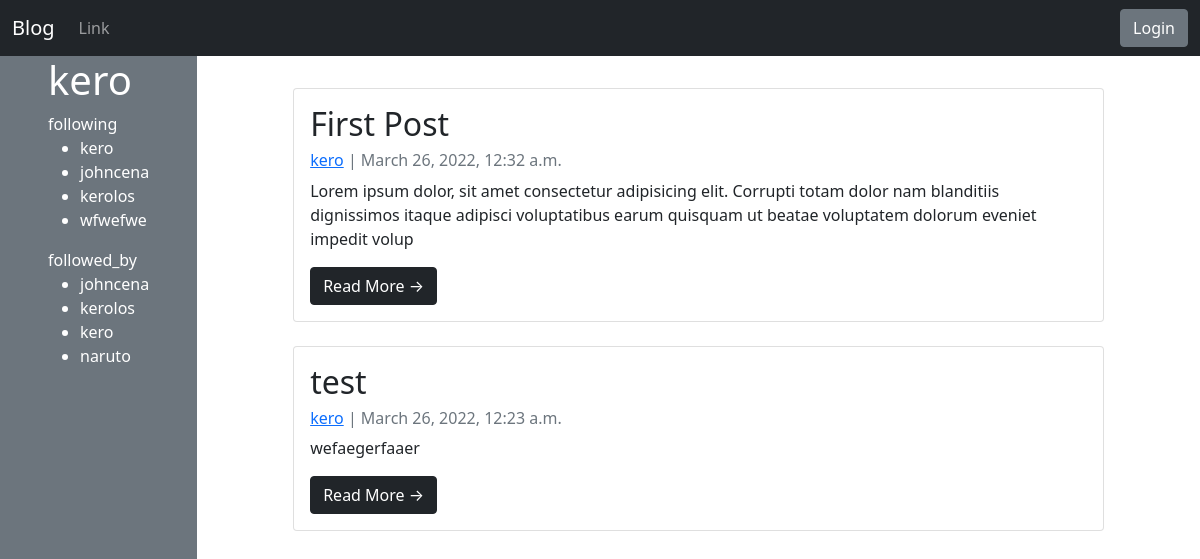
/accounts/user_profile/2/, run on an earlier commit of the app's database.
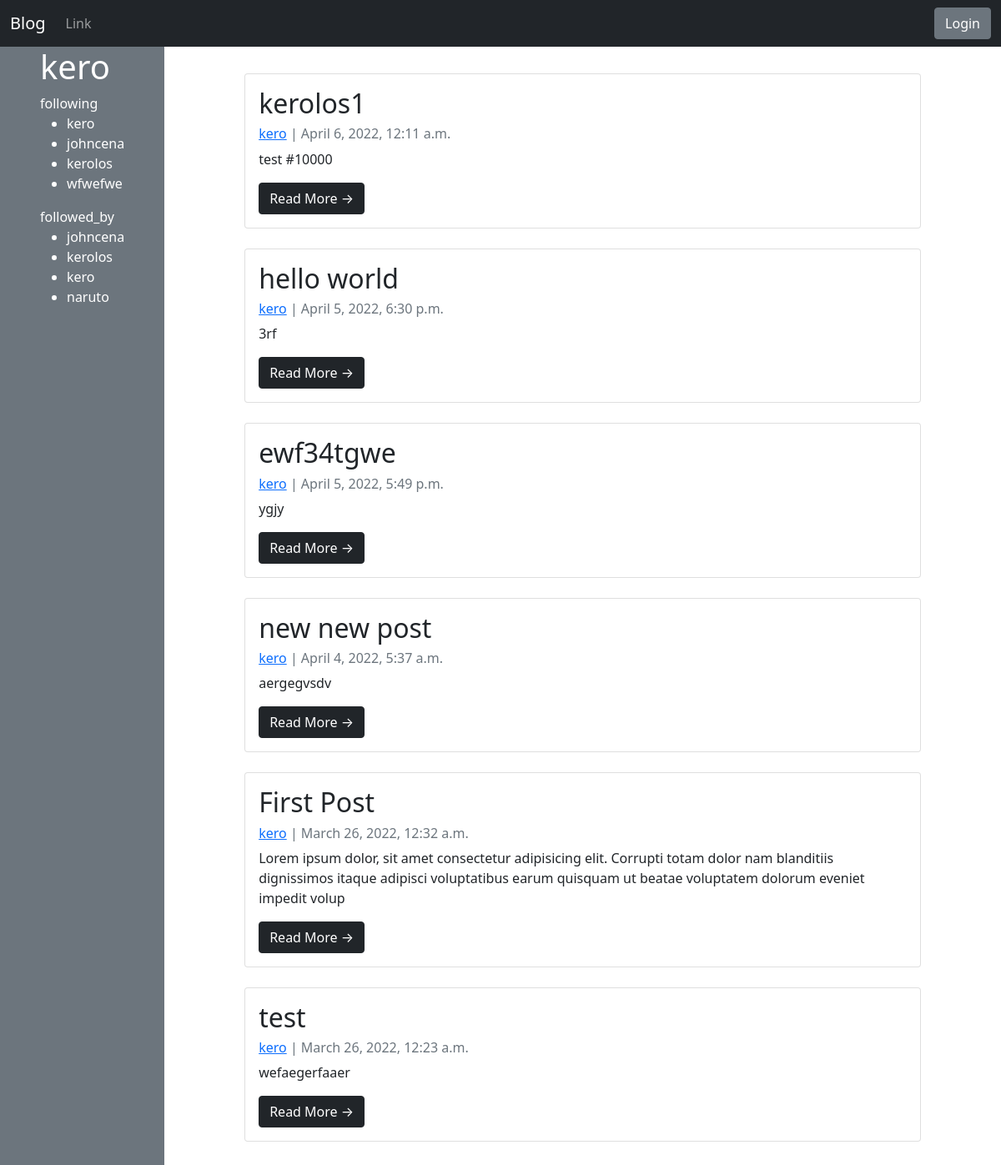
And on a later commit of the database.
### app/models.py (models this page shows)
class Profile(models.Model):
    user = models.OneToOneField(User, on_delete=models.CASCADE)
    bio = models.TextField()
    follows = models.ManyToManyField(
        "self",
        related_name="followed_by",
        symmetrical=False,
        blank=True
    )
    def __str__(self):
        return self.user.username

### main/models.py (models this page shows, shortened)
class Post(models.Model):
    title = models.CharField(max_length=255)
    author = models.ForeignKey(User, on_delete=models.CASCADE)
    slug = models.SlugField(null=True, blank=True)
    body = models.TextField()
    updated_on = models.DateTimeField(auto_now=True)
    created_on = models.DateTimeField(auto_now_add=True)
    status = models.IntegerField(choices=STATUS, default=0)
    class Meta:
        ordering = ['-created_on']

### app/views.py (the view)
# urls.py: path('user_profile/<int:user_id>/',
def user_profile(request, user_id):
    if Profile.objects.filter(user_id=user_id).exists():
        profile = Profile.objects.get(user_id=user_id)
        posts = Post.objects.filter(author=user_id)
        return render(request, 'user_profile.html', {'user': profile, 'posts': posts})
    else:
        return render(request, 'error_page.html')

### app/templates/user_profile.html (shortened to what this page needs)
{% extends "base.html" %} {%load static%} {% block content %}
{%if request.user.id == user.user_id%}
<div class="mw-100 d-flex flex-column flex-md-row p-0" id="myDIV">
  <div class="px-5 mw-100 bg-secondary text-white">
    <h1>{{user}}</h1>
    following
    <ul>
      {% for following in user.follows.all %}
      <li>{{ following }}</li>
      {% endfor %}
    </ul>
    followed_by
    <ul>
      {% for follower in user.followed_by.all %}
      <li>{{ follower }}</li>
      {% endfor %}
    </ul>
    <button class="btn btn-light mb-3">
      <a href="{%url 'profile'%}" style="text-decoration: none; color: black"
        >Edit your Profile</a
      >
    </button>
  </div>
  <div class="mx-md-3 mx-lg-5 m-2 p-4 px-lg-5">
    {% for post in posts %}
    <div class="card mb-4">
      <div class="card-body">
        <h2 class="card-title">{{ post.title }}</h2>
        <p class="card-text text-muted h6">
          <a href="{%url 'user_profile' post.author.id %}"
            >{{ post.author.profile.user }}</a
          >
          | {{ post.created_on}}
        </p>
        <p class="card-text">{{post.body|slice:":200" }}</p>
        <a href="{{ post.get_absolute_url }}" class="btn btn-dark">
          Read More &rarr;
        </a>
      </div>
    </div>
    {% endfor %}
  </div>
</div>
{%else%}
<div class="mw-100 d-flex flex-column flex-md-row p-0" id="myDIV">
  <div class="px-5 mw-100 bg-secondary text-white">
    <h1>{{user}}</h1>
    following
    <ul>
      {% for following in user.follows.all %}
      <li>{{ following }}</li>
      {% endfor %}
    </ul>
    followed_by
    <ul>
      {% for follower in user.followed_by.all %}
      <li>{{ follower }}</li>
      {% endfor %}
    </ul>
  </div>
  <div class="mx-md-3 mx-lg-5 m-2 p-4 px-lg-5">
    {% for post in posts %}
    <div class="card mb-4">
      <div class="card-body">
        <h2 class="card-title">{{ post.title }}</h2>
        <p class="card-text text-muted h6">
          <a href="{%url 'user_profile' post.author.id %}"
            >{{ post.author.profile.user }}</a
          >
          | {{ post.created_on}}
        </p>
        <p class="card-text">{{post.body|slice:":200" }}</p>
        <a href="{% url 'post_details' post.slug %}" class="btn btn-dark"
          >Read More &rarr;</a
        >
      </div>
    </div>
    {% endfor %}
  </div>
</div>
{%endif%} {% endblock content %}

### templates/base.html (shortened to what this page needs)
{%load static%}
<!DOCTYPE html>
<html lang="en">
  <head>
    <link
      href="https://cdn.jsdelivr.net/npm/bootstrap@5.0.2/dist/css/bootstrap.min.css"
      rel="stylesheet"
    />
    <link
      rel="stylesheet"
      href="https://use.fontawesome.com/releases/v5.7.2/css/all.css"
    />
  </head>
  <body>
    <nav class="navbar navbar-expand-sm bg-dark navbar-dark fixed-top">
      <div class="container-fluid">
        <a class="navbar-brand mb-0 h1" href="{%url 'home'%}">Blog</a>
        <div class="collapse navbar-collapse" id="mynavbar">
          <ul class="navbar-nav me-auto">
            <li class="nav-item">
              <a class="nav-link" href="javascript:void(0)">Link</a>
            </li>
          </ul>
          {% if request.user.is_authenticated %}
          <a class="navbar-text me-3" href="{%url 'profile' %}">
            {{request.user.username}}
          </a>
          <a class="btn btn-secondary" href="{%url 'logout'%}"> Logout </a>
          {%else%}
          <a class="btn btn-secondary" href="{%url 'login'%}"> Login </a>
          {%endif%}
        </div>
      </div>
    </nav>
    <div style="margin-top: 56px" id="B">
      {% block content %} {% endblock content %}
    </div>
  </body>
</html>

What changed in the data, as far as the page shows it:
added Post: title "kerolos1", author.profile.user "kero", created_on "April 6, 2022, 12:11 a.m.", body "test #10000"
added Post: title "hello world", author.profile.user "kero", created_on "April 5, 2022, 6:30 p.m.", body "3rf"
added Post: title "ewf34tgwe", author.profile.user "kero", created_on "April 5, 2022, 5:49 p.m.", body "ygjy"
added Post: title "new new post", author.profile.user "kero", created_on "April 4, 2022, 5:37 a.m.", body "aergegvsdv"
